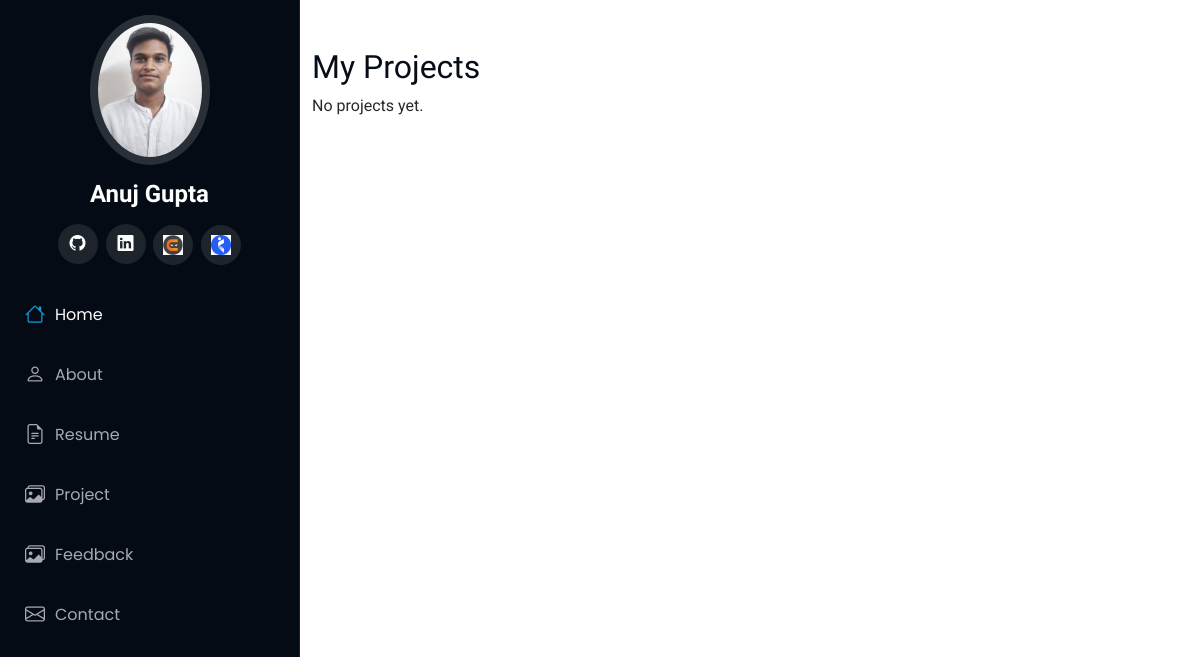
Page /project/ on the earlier database version.
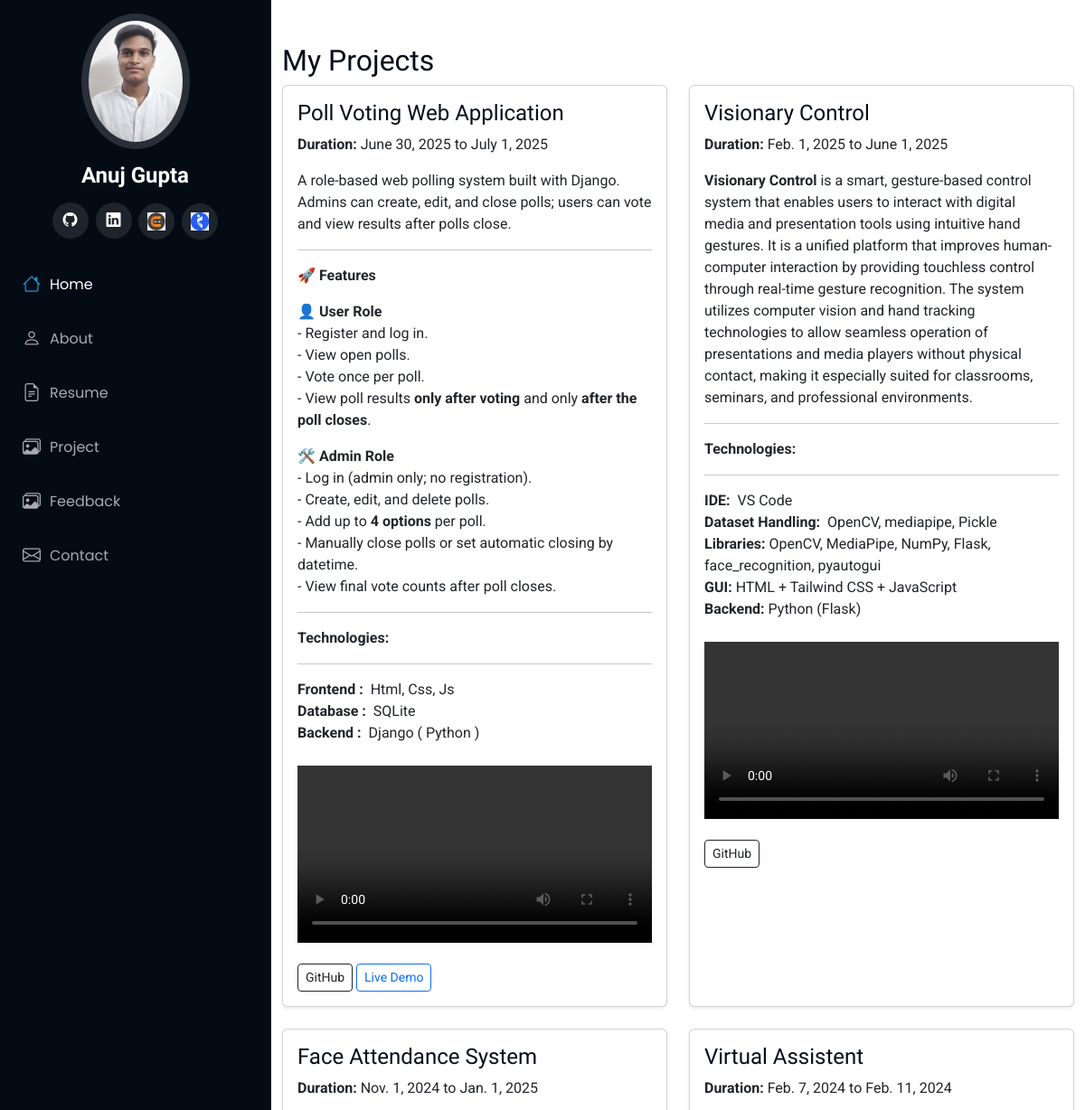
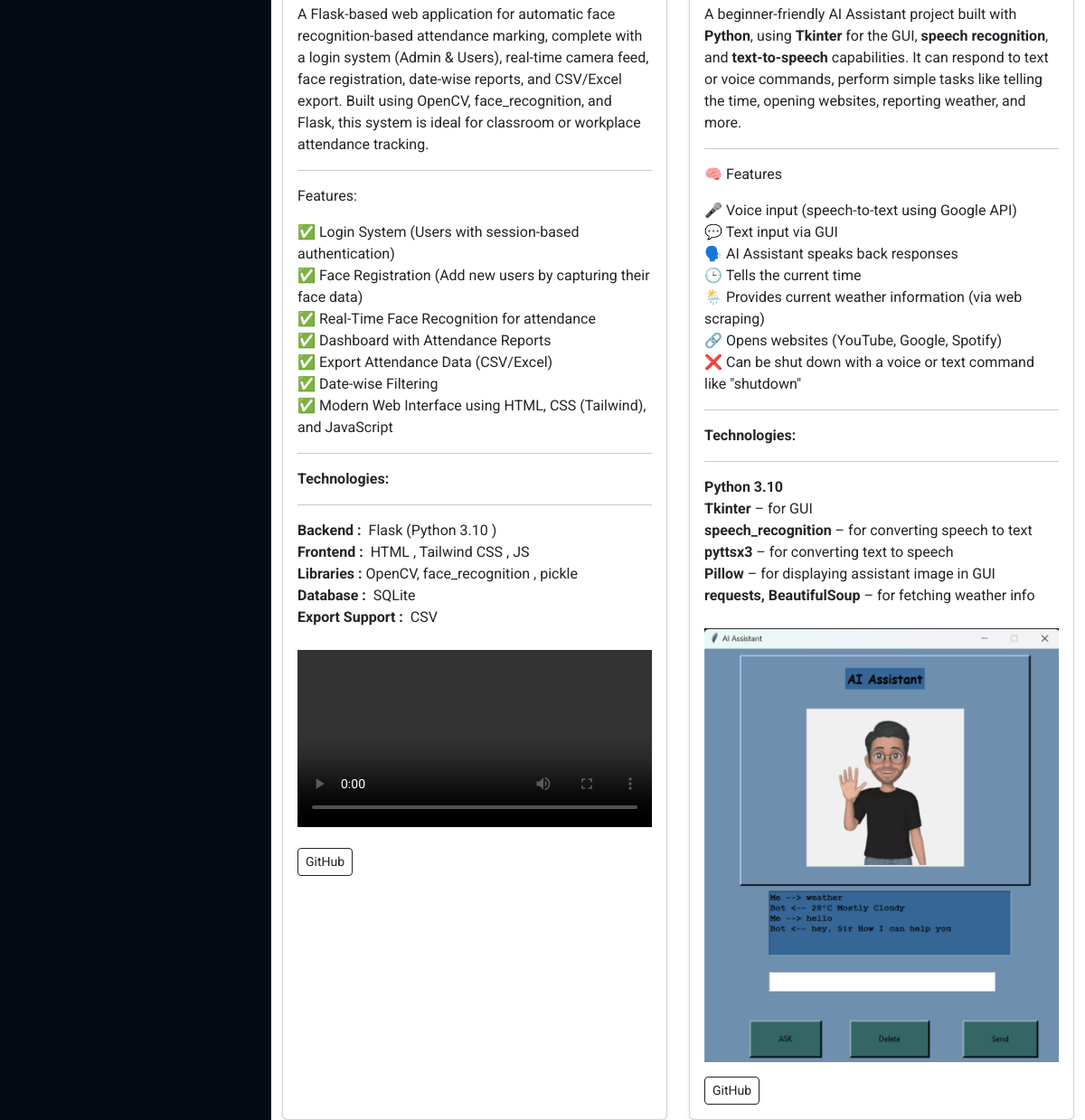
Same page on the later database version (2 pictures, top to bottom).
### profile_app/models.py (models this page shows, shortened)
class Project(models.Model):
    title = models.CharField(max_length=200)
    description = RichTextField()
    technologies = RichTextField()
    github_link = models.URLField(blank=True, null=True)
    live_demo_link = models.URLField(blank=True, null=True)
    demo_video = models.FileField(upload_to='portfolio_videos/', blank=True, null=True)
    created_from = models.DateField()
    created_to = models.DateField()

### profile_app/views.py (the view)
# urls.py: path('project/',views.project_view,name='project'),
def project_view(request):
    projects = Project.objects.all().order_by('-created_to')
    return render(request, 'project.html', {'projects': projects})

### templates/project.html (shortened to what this page needs)
{% extends "basic.html" %}
{% block body %}
  <div class="container mt-5">
  <h2>My Projects</h2>
  <div class="row g-4">
    {% for project in projects %}
      <div class="col-md-6">
        <div class="card shadow-sm h-100">
          <div class="card-body">
            <h4>{{ project.title }}</h4>
            <p><strong>Duration:</strong> {{ project.created_from }} to {{ project.created_to }}</p>
            <div class="mb-2">
              {{ project.description|safe }}
            </div>
            <div class="mb-2">
              <hr>
              <strong>Technologies:</strong><br>
              <hr>
              {{ project.technologies|safe }}
            </div>
            {% if project.demo_video %}
            {% if project.demo_video.url|slice:"-3:" == "mp4"  %}
              <video controls width="100%" class="mt-2">
                <source src="{{ project.demo_video.url }}" type="video/mp4">
              </video>
            {% else %}
              <img controls width="100%" class="mt-2" src="{{ project.demo_video.url }}" alt="">
            {% endif %}
            {% endif %}
            <div class="mt-3">
              {% if project.github_link %}
                <a href="{{ project.github_link }}" target="_blank" class="btn btn-sm btn-outline-dark">GitHub</a>
              {% endif %}
              {% if project.live_demo_link %}
                <a href="{{ project.live_demo_link }}" target="_blank" class="btn btn-sm btn-outline-primary">Live Demo</a>
              {% endif %}
            </div>
          </div>
        </div>
      </div>
    {% empty %}
      <p>No projects yet.</p>
    {% endfor %}
  </div>
</div>
{% endblock body %}

### templates/basic.html (shortened to what this page needs)
<!DOCTYPE html>
{% load static %}
<html lang="en">
<head>
  <link href="/static/assets/vendor/bootstrap/css/bootstrap.min.css" rel="stylesheet">
  <link href="/static/assets/vendor/bootstrap-icons/bootstrap-icons.css" rel="stylesheet">
  <link href="/static/assets/vendor/aos/aos.css" rel="stylesheet">
  <link href="/static/assets/vendor/glightbox/css/glightbox.min.css" rel="stylesheet">
  <link href="/static/assets/vendor/swiper/swiper-bundle.min.css" rel="stylesheet">
  <link rel="stylesheet" href="https://cdnjs.cloudflare.com/ajax/libs/font-awesome/4.7.0/css/font-awesome.min.css">
  <link href="/static/assets/css/main.css" rel="stylesheet">
</head>
<body class="index-page">
  <header id="header" class="header dark-background d-flex flex-column">
    <div class="profile-img">
      <img src="{% static 'assets/img/anujphoto.jpg' %}" alt="" class="img-fluid rounded-circle">
    </div>
    <a href="/" class="logo d-flex align-items-center justify-content-center">
      <h1 class="sitename">Anuj Gupta</h1>
    </a>
    <div class="social-links text-center">
      <a target="_blank" href="https://github.com/Anugup333" alt="Github" class="github"><i class="bi bi-github"></i></a>
      <a target="_blank" href="https://www.linkedin.com/in/anuj-gupta-639273287/" alt="Linkdin" class=""><i class="bi bi-linkedin"></i></a>
      <a href="https://www.naukri.com/code360/profile/anuj9393" target="_blank" class="btn btn-dark rounded-circle " style="width: 40px; height: 40px;">
      <img src="{% static 'assets/img/coding_ninjas_logo.jpg' %}" alt="Coding Ninjas" style="width: 20px; height: 20px; object-fit: contain;"> </a>
      <a href="https://www.naukri.com/mnjuser/profile?id=&altresid" target="_blank" class="btn btn-dark rounded-circle " style="width: 40px; height: 40px;">
      <img src="{% static 'assets/img/naukri_logo.jpg' %}" alt="Naukri" style="width: 20px; height: 20px; object-fit: contain;"> </a>
    </div>
    <nav id="navmenu" class="navmenu">
      <ul>
        <li><a href="/" class="active"><i class="bi bi-house navicon"></i>Home</a></li>
        <li><a href="/about"><i class="bi bi-person navicon"></i> About</a></li>
        <li><a href="/resume"><i class="bi bi-file-earmark-text navicon"></i> Resume</a></li>
        <li><a href="/project"><i class="bi bi-images navicon"></i> Project</a></li>
        <li><a href="/feedback"><i class="bi bi-images navicon"></i> Feedback</a></li>
        <li><a href="/contact"><i class="bi bi-envelope navicon"></i> Contact</a></li>
      </ul>
    </nav>
  </header>
  <main class="main">
    {% block body %}
    {% endblock body %}
  </main>
</body>
</html>

### static/assets/css/main.css (style rules this page uses)
:root { --default-font: "Roboto", system-ui, -apple-system, "Segoe UI", Roboto, "Helvetica Neue", Arial, "Noto Sans", "Liberation Sans", sans-serif, "Apple Color Emoji", "Segoe UI Emoji", "Segoe UI Symbol", "Noto Color Emoji"; --heading-font: "Raleway", sans-serif; --nav-font: "Poppins", sans-serif; }
:root { --background-color: #ffffff; --default-color: #272829; --heading-color: #050d18; --accent-color: #149ddd; --surface-color: #ffffff; --contrast-color: #ffffff; }
:root { --nav-color: #a8a9b4; --nav-hover-color: #ffffff; --nav-mobile-background-color: #040b14; --nav-dropdown-background-color: #040b14; --nav-dropdown-color: #a8a9b4; --nav-dropdown-hover-color: #ffffff; }
.dark-background { --background-color: #040b14; --default-color: #ffffff; --heading-color: #ffffff; --surface-color: #151f2b; --contrast-color: #ffffff; }
:root { scroll-behavior: smooth; }
body { color: var(--default-color); background-color: var(--background-color); font-family: var(--default-font); }
a { color: var(--accent-color); text-decoration: none; transition: 0.3s; }
h1, h2, h3, h4, h5, h6 { color: var(--heading-color); font-family: var(--heading-font); }
.header { color: var(--default-color); background-color: var(--background-color); position: fixed; top: 0; left: 0; bottom: 0; padding: 0 15px; width: 300px; transition: all ease-in-out 0.3s; overflow-y: auto; z-index: 997; border-right: 1px solid color-mix(in srgb, var(--default-color), transparent 90%); }
.header .profile-img img { margin: 15px auto; display: block; width: 120px; border: 8px solid color-mix(in srgb, var(--default-color), transparent 85%); }
.header .logo { line-height: 1; margin-bottom: 15px; }
.header .logo h1 { font-size: 24px; margin: 0; font-weight: 700; color: var(--heading-color); }
.header .social-links { margin: 0 0 20px 0; }
.header .social-links a { font-size: 16px; display: inline-flex; align-items: center; justify-content: center; background: color-mix(in srgb, var(--default-color), transparent 90%); color: var(--default-color); margin: 0 2px; border-radius: 50%; text-align: center; width: 40px; height: 40px; transition: 0.3s; }
@media (min-width: 1200px) { .header~main, .header~#footer { margin-left: 300px; } }
.navmenu { padding: 0; z-index: 9997; }
.navmenu ul { list-style: none; padding: 0 0 20px 0; margin: 0; }
.navmenu a, .navmenu a:focus { color: var(--nav-color); padding: 15px 10px; font-family: var(--nav-font); font-size: 16px; font-weight: 400; display: flex; align-items: center; white-space: nowrap; transition: 0.3s; width: 100%; }
.navmenu a .navicon, .navmenu a:focus .navicon { font-size: 20px; margin-right: 10px; }
.navmenu a:hover, .navmenu .active, .navmenu .active:focus { color: var(--nav-hover-color); }
.navmenu a:hover .navicon, .navmenu .active .navicon, .navmenu .active:focus .navicon { color: var(--accent-color); }

Differences in the rows shown:
added Project: title "Poll Voting Web Application", created_from "June 30, 2025", created_to "July 1, 2025", description "A role-based web polling system built with Django. Admins can create, edit, and close polls; users can vote and view results after polls close. 🚀 Features 👤 User Role - Register and log in. - View open polls. - Vote once per poll. - View poll results only after voting and only after the poll closes . 🛠️ Admin Role - Log in (admin only; no registration). - Create, edit, and delete polls. - Add up to 4 options per poll. - Manually close polls or set automatic closing by datetime. - View final vote counts after poll closes.", technologies "Frontend : Html, Css, Js Database : SQLite Backend : Django ( Python )"
added Project: title "Visionary Control", created_from "Feb. 1, 2025", created_to "June 1, 2025", description "Visionary Control is a smart, gesture-based control system that enables users to interact with digital media and presentation tools using intuitive hand gestures. It is a unified platform that improves human-computer interaction by providing touchless control through real-time gesture recognition. The system utilizes computer vision and hand tracking technologies to allow seamless operation of presentations and media players without physical contact, making it especially suited for classrooms, seminars, and professional environments.", technologies "IDE: VS Code Dataset Handling: OpenCV, mediapipe, Pickle Libraries: OpenCV, MediaPipe, NumPy, Flask, face_recognition, pyautogui GUI: HTML + Tailwind CSS + JavaScript Backend: Python (Flask)"
added Project: title "Face Attendance System", created_from "Nov. 1, 2024", created_to "Jan. 1, 2025", description "A Flask-based web application for automatic face recognition-based attendance marking, complete with a login system (Admin & Users), real-time camera feed, face registration, date-wise reports, and CSV/Excel export. Built using OpenCV, face_recognition, and Flask, this system is ideal for classroom or workplace attendance tracking. Features: ✅ Login System (Users with session-based authentication) ✅ Face Registration (Add new users by capturing their face data) ✅ Real-Time Face Recognition for attendance ✅ Dashboard with Attendance Reports ✅ Export Attendance Data (CSV/Excel) ✅ Date-wise Filtering ✅ Modern Web Interface using HTML, CSS (Tailwind), and JavaScript", technologies "Backend : Flask (Python 3.10 ) Frontend : HTML , Tailwind CSS , JS Libraries : OpenCV, face_recognition , pickle Database : SQLite Export Support : CSV"
added Project: title "Virtual Assistent", created_from "Feb. 7, 2024", created_to "Feb. 11, 2024", description "A beginner-friendly AI Assistant project built with Python , using Tkinter for the GUI, speech recognition , and text-to-speech capabilities. It can respond to text or voice commands, perform simple tasks like telling the time, opening websites, reporting weather, and more. 🧠 Features 🎤 Voice input (speech-to-text using Google API) 💬 Text input via GUI 🗣️ AI Assistant speaks back responses 🕒 Tells the current time 🌦️ Provides current weather information (via web scraping) 🔗 Opens websites (YouTube, Google, Spotify) ❌ Can be shut down with a voice or text command like \"shutdown\"", technologies "Python 3.10 Tkinter – for GUI speech_recognition – for converting speech to text pyttsx3 – for converting text to speech Pillow – for displaying assistant image in GUI requests, BeautifulSoup – for fetching weather info", demo_video (picture)
Other differences:
text no longer shown: "No projects yet."
